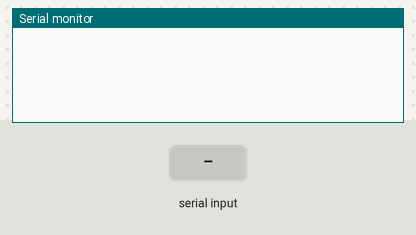
Bench run of a sketch on a simulated Arduino Uno, built with avr-gcc and run on an emulated ATmega328P. Parts: the last lines printed to the serial monitor. The inputs (shaded band) are chosen by the test bench.

Above: at 1.2 s.
1.3 s: byte 30 received over Serial
At 1.9 s:
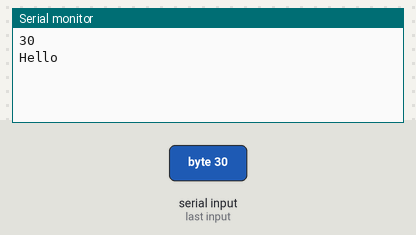
2.8 s: byte 90 received over Serial
At 4.0 s:
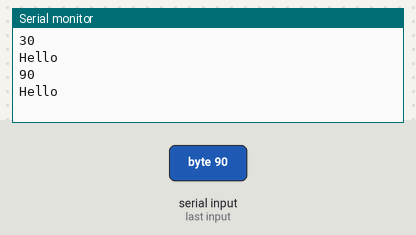
4.3 s: byte 120 received over Serial
At 5.4 s:
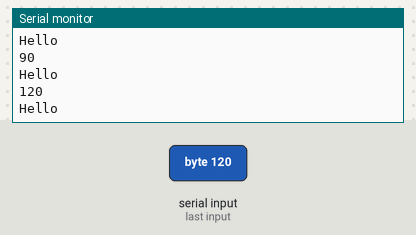

The sketch:

sketch_mar14g_copy_20240314145804.ino
```cpp
int a=49;
int b = 0;

void setup() {
  // put your setup code here, to run once:
Serial.begin(9600);
}

void loop() {
  // put your main code here, to run repeatedly:
  if(Serial.available()){
    b = Serial.read();
    Serial.println(b);

    if(a==b){
      Serial.println("hello world");
    }
    else{
      Serial.println("Hello");
    }
  }
}
```

Measured:
- after the input at 1.3 s, the serial monitor: prints a new line at once (image 1)
- after the input at 2.8 s, the serial monitor: prints a new line at once (image 2)
- after the input at 4.3 s, the serial monitor: prints a new line at once (image 3)
